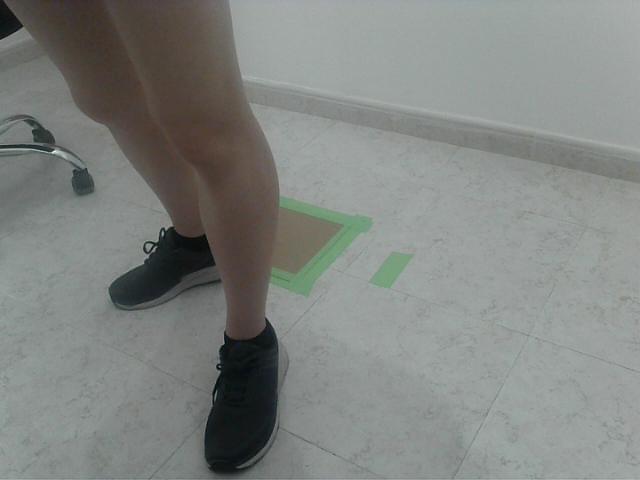
#> input picture data/frames/frame_20260627_170104.png, 640 x 480 px, given in place of the camera
$ python main.py
#> lines starting #> are read from the running program, lines starting #| are printed output that depends on the picture; after the words box and inside, x2 and y2 are one past the last pixel; in counts of white or black regions, pixels touching at a corner belong together
import cv2
import numpy as np
import yaml
import os
import math
import time
from collections import deque
from pynput.keyboard import Controller, Key

keyboard = Controller()
WINDOW_NAME = "DIY Motion Pad - Final 100ms Edition"
CONFIG_FILE = "config.yaml"

# ── Load Config ────────────────────────────────────────────────────────────────
if not os.path.exists(CONFIG_FILE):
    print(f"Error: {CONFIG_FILE} not found.")
    exit()
with open(CONFIG_FILE, 'r') as f:
    config = yaml.safe_load(f)

cam_idx        = config['camera']['device_index']
mirror         = config['camera']['mirror_preview']
active_color   = tuple(config['settings']['active_box_color'])
regions_data   = config['regions']

# ── Runtime State ──────────────────────────────────────────────────────────────
kernel_history      = {}
visual_flash_timers = [0]   * len(regions_data)
last_trigger_times  = [0.0] * len(regions_data)
foot_present        = [False] * len(regions_data)
key_is_down         = [False] * len(regions_data)

selected_region_idx = -1
selected_corner_idx = -1

# Calibration state machine
#   'idle'          – normal operation
#   'fg_waiting'    – 'f' pressed, waiting for user to press a region key
#   'fg_click'      – region key pressed, waiting for mouse click on shoe
calibration_state   = 'idle'
fg_pending_region   = None    # the reg dict we're about to sample fg for
fg_click_point      = None    # (x, y) set by mouse_handler, consumed in main loop

last_frame_time = time.time()

# ── Helpers ────────────────────────────────────────────────────────────────────
def get_key(key_str):
    special_keys = {
        "space": Key.space, "enter": Key.enter,
        "up": Key.up, "down": Key.down,
        "left": Key.left, "right": Key.right,
    }
    return special_keys.get(key_str.lower(), key_str)

# [33 lines left out: functions parse_opencv_key, sample_region_hsv, sample_point_hsv, not called in this run]

def calibration_status_summary():
    """Print a tidy table of which regions are calibrated."""
    print("\n  ┌─────────────────────────────────────────────────┐")
    print("  │           CALIBRATION STATUS SUMMARY            │")
    print("  ├──────────┬──────────────┬───────────────────────┤")
    print("  │  Region  │  Background  │      Foreground       │")
    print("  ├──────────┼──────────────┼───────────────────────┤")
    for reg in regions_data:
        key   = reg['key'].upper().center(8)
        bg_ok = "  ✔  OK  " if reg.get('background_hsv') else "  ✘ MISS "
        fg_ok = "  ✔  OK         " if reg.get('foreground_hsv') else "  ✘ NOT SET      "
        print(f"  │ {key} │{bg_ok}     │{fg_ok}│")
    print("  └──────────┴──────────────┴───────────────────────┘\n")

def print_controls():
    print("\n╔══════════════════════════════════════════════════════╗")
    print("║         ⚡  100ms PRO TUNED SYSTEM  ⚡               ║")
    print("╠══════════════════════════════════════════════════════╣")
    print("║  b         – calibrate BACKGROUND (clear the pad)   ║")
    print("║  f         – calibrate FOREGROUND  (step on a pad)  ║")
    print("║  s         – save config to disk                    ║")
    print("║  ESC       – quit                                   ║")
    print("╚══════════════════════════════════════════════════════╝\n")

# ── Camera + Window ────────────────────────────────────────────────────────────
cap = cv2.VideoCapture(cam_idx)
cv2.namedWindow(WINDOW_NAME)
dims = {
    'width':  int(cap.get(cv2.CAP_PROP_FRAME_WIDTH)),
    'height': int(cap.get(cv2.CAP_PROP_FRAME_HEIGHT)),
}

# [28 lines left out: function mouse_handler, not called in this run]

cv2.setMouseCallback(WINDOW_NAME, mouse_handler, dims)
print_controls()
calibration_status_summary()

# ── Main Loop ──────────────────────────────────────────────────────────────────
while True:
    ret, frame = cap.read()
#> frame is the input picture: shape (480, 640, 3); mean B, G, R 129, 132.5, 128.6
    if not ret:
        break
    if cv2.getWindowProperty(WINDOW_NAME, cv2.WND_PROP_VISIBLE) < 1:
        break

    current_time = time.time()
    dt = max(current_time - last_frame_time, 0.001)
    last_frame_time = current_time

    if mirror:
        frame = cv2.flip(frame, 1)
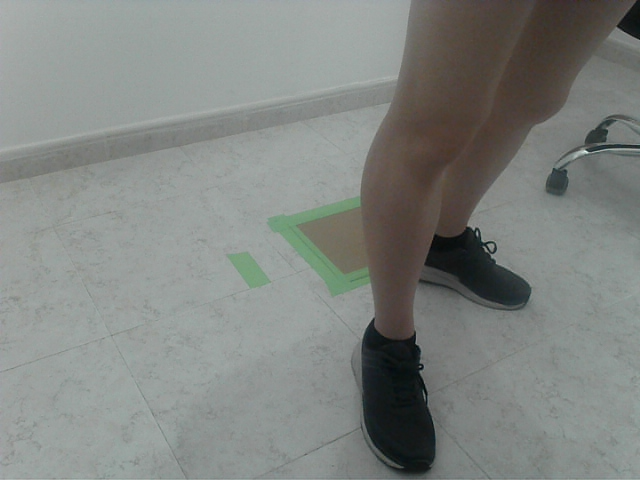
#> frame: shape (480, 640, 3); mean B, G, R 129, 132.5, 128.6

    height, width = frame.shape[:2]
    dims['width'], dims['height'] = width, height

    # HSV conversion once per frame
    hsv_frame = cv2.cvtColor(frame, cv2.COLOR_BGR2HSV)
#> hsv_frame: shape (480, 640, 3); mean H, S, V 66.9, 20.2, 134.1

    # ── Consume pending foreground click ───────────────────────────────────────
    if calibration_state == 'fg_click' and fg_click_point is not None:
        cx, cy = fg_click_point
        fg_click_point = None
        result = sample_point_hsv(hsv_frame, cx, cy)
        if result and fg_pending_region is not None:
            fg_pending_region['foreground_hsv'] = result
            print(f"  ✔  [{fg_pending_region['key'].upper()}]  foreground HSV = {result}  (sampled at {cx},{cy})")

            # Draw a brief crosshair to give feedback (will show for one frame)
            cv2.drawMarker(frame, (cx, cy), (0, 255, 255),
                           cv2.MARKER_CROSS, 20, 2, cv2.LINE_AA)

            all_done = all(
                reg.get('background_hsv') and reg.get('foreground_hsv')
                for reg in regions_data
            )
            if all_done:
                calibration_state = 'idle'
                fg_pending_region = None
                print("\n  🎉  All regions fully calibrated! Press 's' to save.\n")
                calibration_status_summary()
            else:
                # Stay in fg_waiting so user can press next key
                calibration_state = 'fg_waiting'
                fg_pending_region = None
                remaining = [
                    reg['key'].upper() for reg in regions_data
                    if not (reg.get('background_hsv') and reg.get('foreground_hsv'))
                ]
                print(f"  Still waiting for: {', '.join(remaining)}")
                print("  Step onto the next pad, press its key, then click your shoe.\n")
        else:
            print("  ✘  Failed to sample — try clicking again.")

    # ── Per-region detection ───────────────────────────────────────────────────
    for idx, reg in enumerate(regions_data):
        pts = np.array(
            [[int(p[0] * width), int(p[1] * height)] for p in reg['corners']],
            np.int32,
        ).reshape((-1, 1, 2))
        rx, ry, rw, rh = cv2.boundingRect(pts)

        target_key  = get_key(reg['key'])
        thresh_limit = reg.get('affinity_threshold', 50)

        max_box_presence   = 0.0
        active_motion_detected = False
        max_smooth_velocity    = -9999.0
        kernel_size = 4
        stride      = 4

        MOTION_VELOCITY_THRESH = 100
        TAP_DURATION_LIMIT     = 0.200
        HISTORY_WINDOW_SEC     = 0.100

        color_draw  = (0, 165, 255)   # Orange = uncalibrated
        status_text = "UNCALIBRATED — press 'b' then 'f'"

        if reg.get('background_hsv') and reg.get('foreground_hsv'):
            bg = np.array(reg['background_hsv'])
            fg = np.array(reg['foreground_hsv'])

            for ky in range(ry, ry + rh - kernel_size, stride):
                for kx in range(rx, rx + rw - kernel_size, stride):
                    cx, cy = kx + kernel_size // 2, ky + kernel_size // 2
                    if cv2.pointPolygonTest(pts, (cx, cy), False) >= 0:
                        kernel_roi = hsv_frame[ky:ky+kernel_size, kx:kx+kernel_size]
                        curr = np.array(cv2.mean(kernel_roi)[:3])

                        d_bg = np.linalg.norm(curr - bg)
                        d_fg = np.linalg.norm(curr - fg)
                        tot  = d_bg + d_fg

                        if tot > 0:
                            k_affinity = (d_bg / tot) * 100
                            max_box_presence = max(max_box_presence, k_affinity)

                            mem_key = (idx, kx, ky)
                            if mem_key not in kernel_history:
                                kernel_history[mem_key] = deque(maxlen=10)
                            kernel_history[mem_key].append((current_time, k_affinity))

                            while (len(kernel_history[mem_key]) > 1 and
                                   current_time - kernel_history[mem_key][0][0] > HISTORY_WINDOW_SEC):
                                kernel_history[mem_key].popleft()

                            if len(kernel_history[mem_key]) > 1:
                                oldest_time, oldest_aff = kernel_history[mem_key][0]
                                time_span = max(current_time - oldest_time, 0.001)
                                smooth_k_velocity = abs(k_affinity - oldest_aff) / time_span
                            else:
                                smooth_k_velocity = 0.0

                            max_smooth_velocity = max(max_smooth_velocity, smooth_k_velocity)

                            if k_affinity >= thresh_limit and smooth_k_velocity > MOTION_VELOCITY_THRESH:
                                active_motion_detected = True

            # ── State machine ──────────────────────────────────────────────────
            color_draw  = (0, 255, 0)
            status_text = "IDLE"

            is_foot_here_now = (max_box_presence >= thresh_limit)

            if is_foot_here_now and not foot_present[idx]:
                last_trigger_times[idx] = current_time

            foot_present[idx] = is_foot_here_now
            time_held = current_time - last_trigger_times[idx]

            if foot_present[idx]:
                if not key_is_down[idx] and time_held >= TAP_DURATION_LIMIT:
                    color_draw  = (0, 100, 0)
                    status_text = "RESTING"

                elif not key_is_down[idx]:
                    keyboard.press(target_key)
                    key_is_down[idx] = True
                    print(f"  [-] KEY DOWN (Fresh Step): {reg['key'].upper()}")
                    color_draw  = active_color
                    status_text = "TAP TRIGGER"

                elif active_motion_detected:
                    color_draw  = active_color
                    status_text = f"HOLD"
                    last_trigger_times[idx] = current_time
                    if not key_is_down[idx]:
                        keyboard.press(target_key)
                        key_is_down[idx] = True
                        print(f"  [-] KEY DOWN (Hold Resumed): {reg['key'].upper()}")

                else:
                    if time_held >= TAP_DURATION_LIMIT and config.get('auto_release', True):
                        if key_is_down[idx]:
                            keyboard.release(target_key)
                            key_is_down[idx] = False
                            print(f"  [x] KEY UP (Auto-Released): {reg['key'].upper()}")
                        color_draw  = (0, 100, 0)
                        status_text = "RESTING"
                    else:
                        ms_left = int((TAP_DURATION_LIMIT - time_held) * 1000)
                        color_draw  = active_color
                        status_text = f"HOLD"
            else:
                if key_is_down[idx]:
                    keyboard.release(target_key)
                    key_is_down[idx] = False
                    print(f"  [x] KEY UP (Clear): {reg['key'].upper()}")

        # ── Calibration overlay ────────────────────────────────────────────────
        if calibration_state == 'fg_waiting':
            color_draw  = (0, 255, 255)
            status_text = f"STEP ON PAD → press '{reg['key'].upper()}'"
        elif calibration_state == 'fg_click' and fg_pending_region is reg:
            color_draw  = (255, 165, 0)
            status_text = f"CLICK YOUR SHOE on the preview"

        status_text += f" | Pres:{int(max_box_presence)}% | Vel:{int(max_smooth_velocity)}/s"

        cv2.polylines(frame, [pts], True, color_draw, 2)
        tx = int(reg['corners'][0][0] * width)
        ty = int(reg['corners'][0][1] * height) - 10
        cv2.putText(frame, status_text, (tx, ty),
                    cv2.FONT_HERSHEY_SIMPLEX, 0.4, color_draw, 1, cv2.LINE_AA)
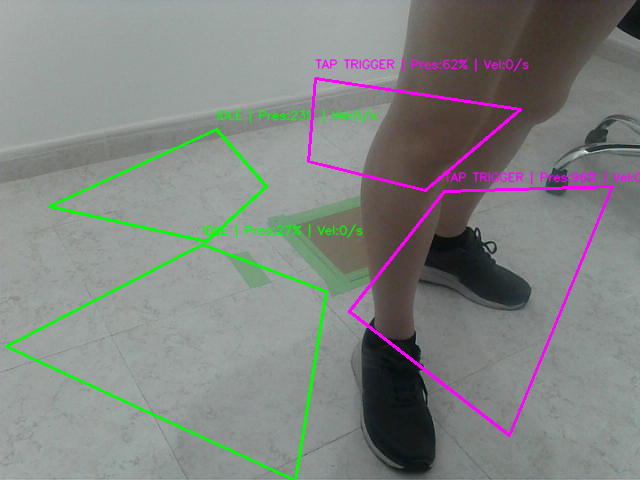
#> frame: shape (480, 640, 3); 4.06% of pixels changed, all inside (x1, y1, x2, y2) = (5, 58, 640, 480)
#> after the loop, foot_present = [False, False, True, True]; kernel_history = 6455 items; key_is_down = [False, False, True, True]; last_trigger_times = [0, 0, 1.8e+09, 1.8e+09]

    # ── Global overlay for fg_click state ─────────────────────────────────────
    if calibration_state == 'fg_click':
        key_name = fg_pending_region['key'].upper() if fg_pending_region else '?'
        msg = f"[{key_name}] Click directly on your shoe"
        cv2.putText(frame, msg, (10, height - 15),
                    cv2.FONT_HERSHEY_SIMPLEX, 0.6, (255, 165, 0), 2, cv2.LINE_AA)

    cv2.imshow(WINDOW_NAME, frame)

    # ── Keyboard input ─────────────────────────────────────────────────────────
    key = cv2.waitKey(1)
#> (key Esc is pressed here)

    if key == 27:   # ESC
        if calibration_state != 'idle':
            calibration_state = 'idle'
            fg_pending_region = None
            fg_click_point    = None
            print("  ✘  Calibration cancelled.\n")
        else:
            break

    elif key in (ord('b'), ord('B')):
        print("\n━━━  BACKGROUND CALIBRATION  ━━━")
        print("  Sampling all regions (make sure the pad is clear)…")
        success_count = 0
        for reg in regions_data:
            result = sample_region_hsv(hsv_frame, reg, width, height)
            if result:
                reg['background_hsv'] = result
                print(f"  ✔  [{reg['key'].upper()}]  background HSV = {result}")
                success_count += 1
            else:
                print(f"  ✘  [{reg['key'].upper()}]  region mask was empty — check corner placement.")
        print(f"\n  {success_count}/{len(regions_data)} regions updated.")
        print("  Next: press 'f', press a region key, then click your shoe on the preview.\n")
        calibration_status_summary()

    elif key in (ord('f'), ord('F')):
        calibration_state = 'fg_waiting'
        fg_pending_region = None
        print("\n━━━  FOREGROUND CALIBRATION  ━━━")
        print("  Step ONTO a pad, press its key, then click directly on your shoe:")
        for reg in regions_data:
            bg_tag = "(bg ✔)" if reg.get('background_hsv') else "(bg ✘ — run 'b' first!)"
            fg_tag = "(fg already set)" if reg.get('foreground_hsv') else ""
            print(f"    [{reg['key'].upper()}]  {bg_tag} {fg_tag}")
        print("  Press ESC to cancel.\n")

    elif key in (ord('s'), ord('S')):
        config['regions'] = regions_data
        with open(CONFIG_FILE, 'w') as f:
            yaml.safe_dump(config, f, default_flow_style=None)
        print("  💾  Config saved →", CONFIG_FILE)
        calibration_status_summary()

    elif calibration_state == 'fg_waiting' and key != -1 and key != 27:
        pressed_key_name = parse_opencv_key(key)
        if pressed_key_name:
            matched_reg = next(
                (reg for reg in regions_data if reg['key'].lower() == pressed_key_name),
                None,
            )
            if matched_reg:
                fg_pending_region = matched_reg
                calibration_state = 'fg_click'
                print(f"  [{pressed_key_name.upper()}] selected — now click on your shoe in the preview window.")
            else:
                print(f"  ✘  Key '{pressed_key_name.upper()}' doesn't match any region.")

# ── Cleanup ────────────────────────────────────────────────────────────────────
cap.release()
cv2.destroyAllWindows()
for idx, pressed in enumerate(key_is_down):
    if pressed:
        keyboard.release(get_key(regions_data[idx]['key']))
#> this loop made 4 passes

$ run again, on data/frames/frame_20260627_170125.png
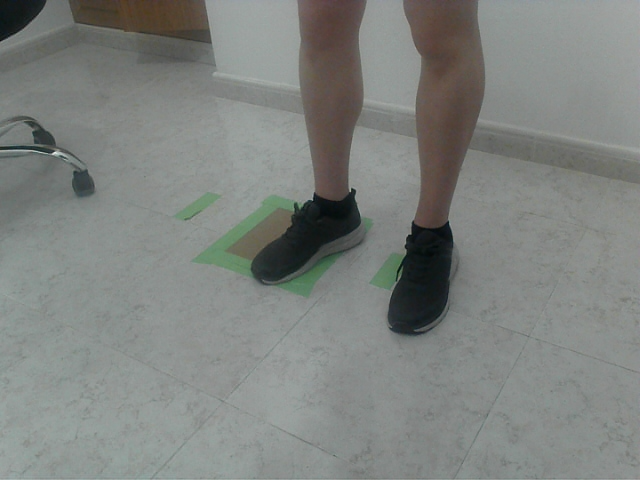
#> input picture data/frames/frame_20260627_170125.png, 640 x 480 px, given in place of the camera
#> frame is the input picture: shape (480, 640, 3); mean B, G, R 126.8, 130.2, 126.6
#> `frame = cv2.flip(frame, 1)`:
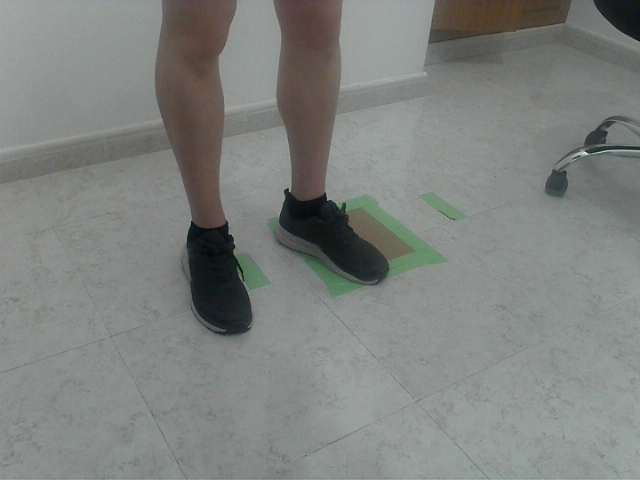
#> frame: shape (480, 640, 3); mean B, G, R 126.8, 130.2, 126.6
#> hsv_frame: shape (480, 640, 3); mean H, S, V 66.4, 17.1, 131.4
#> after the loop `for idx, reg in enumerate(regions_data):`:
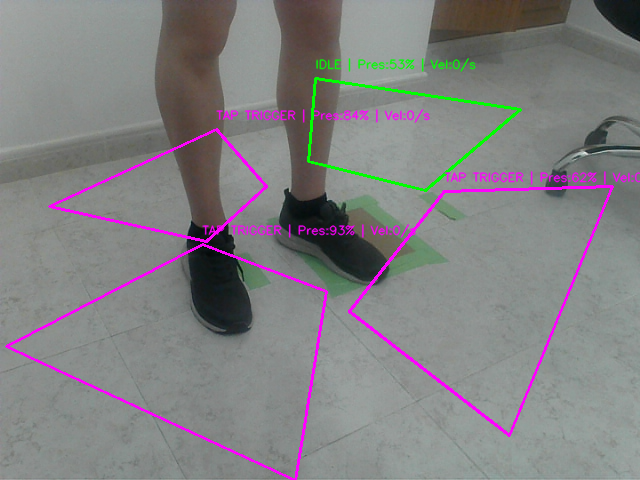
#> frame: shape (480, 640, 3); 4.18% of pixels changed, all inside (x1, y1, x2, y2) = (5, 58, 640, 480)
#> after the loop `for idx, reg in enumerate(regions_data):`: foot_present = [True, True, False, True]; kernel_history = 6455 items; key_is_down = [True, True, False, True]; last_trigger_times = [1.8e+09, 1.8e+09, 0, 1.8e+09]
#> the loop `for idx, pressed in enumerate(key_is_down):` made 4 passes

$ run again, on data/frames/frame_20260627_170140.png
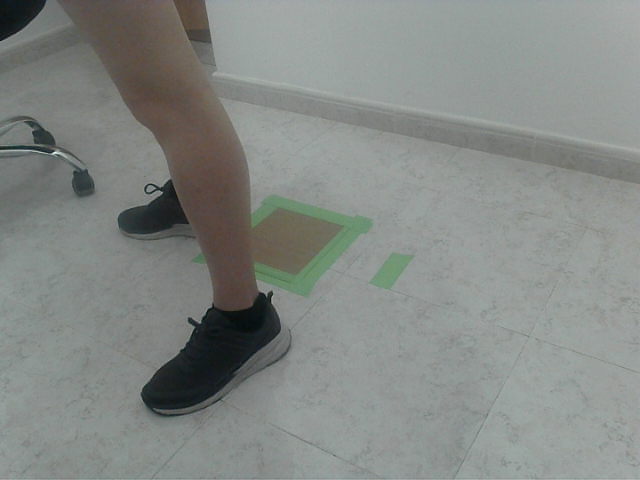
#> input picture data/frames/frame_20260627_170140.png, 640 x 480 px, given in place of the camera
#> frame is the input picture: shape (480, 640, 3); mean B, G, R 132.9, 136.4, 132
#> `frame = cv2.flip(frame, 1)`:
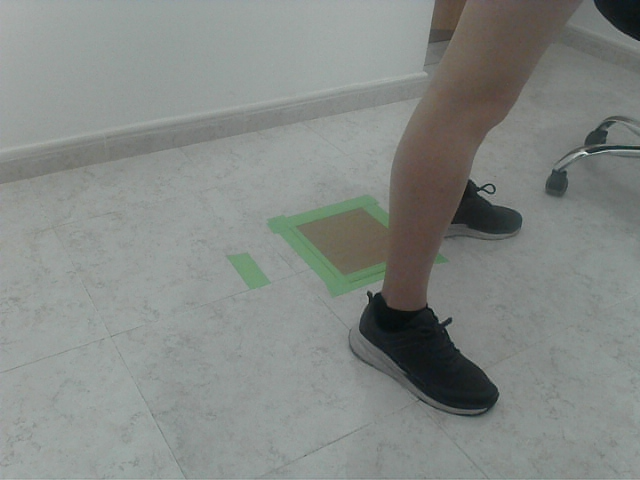
#> frame: shape (480, 640, 3); mean B, G, R 132.9, 136.4, 132
#> hsv_frame: shape (480, 640, 3); mean H, S, V 68.7, 17.1, 137.6
#> after the loop `for idx, reg in enumerate(regions_data):`:
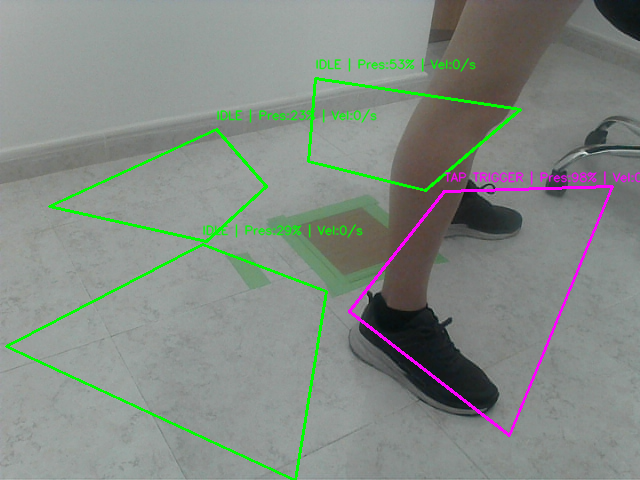
#> frame: shape (480, 640, 3); 3.95% of pixels changed, all inside (x1, y1, x2, y2) = (5, 58, 640, 480)
#> after the loop `for idx, reg in enumerate(regions_data):`: foot_present = [False, False, False, True]; kernel_history = 6455 items; key_is_down = [False, False, False, True]; last_trigger_times = [0, 0, 0, 1.8e+09]
#> the loop `for idx, pressed in enumerate(key_is_down):` made 4 passes
